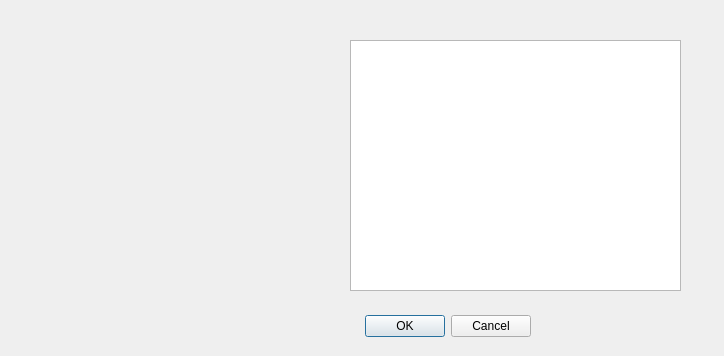
<?xml version="1.0" encoding="UTF-8"?>
<ui version="4.0">
 <class>Dialog</class>
 <widget class="QDialog" name="Dialog">
  <property name="geometry">
   <rect>
    <x>0</x>
    <y>0</y>
    <width>724</width>
    <height>356</height>
   </rect>
  </property>
  <property name="windowTitle">
   <string>HELP</string>
  </property>
  <widget class="QDialogButtonBox" name="buttonBox">
   <property name="geometry">
    <rect>
     <x>190</x>
     <y>310</y>
     <width>341</width>
     <height>32</height>
    </rect>
   </property>
   <property name="orientation">
    <enum>Qt::Horizontal</enum>
   </property>
   <property name="standardButtons">
    <set>QDialogButtonBox::Cancel|QDialogButtonBox::Ok</set>
   </property>
  </widget>
  <widget class="QTableWidget" name="tableWidget">
   <property name="geometry">
    <rect>
     <x>350</x>
     <y>40</y>
     <width>331</width>
     <height>251</height>
    </rect>
   </property>
  </widget>
  <widget class="QLabel" name="label_17">
   <property name="geometry">
    <rect>
     <x>20</x>
     <y>60</y>
     <width>321</width>
     <height>16</height>
    </rect>
   </property>
   <property name="text">
    <string/>
   </property>
  </widget>
  <widget class="QLabel" name="label_16">
   <property name="geometry">
    <rect>
     <x>30</x>
     <y>70</y>
     <width>281</width>
     <height>91</height>
    </rect>
   </property>
   <property name="text">
    <string/>
   </property>
  </widget>
  <widget class="QLabel" name="label">
   <property name="geometry">
    <rect>
     <x>40</x>
     <y>190</y>
     <width>241</width>
     <height>121</height>
    </rect>
   </property>
   <property name="text">
    <string/>
   </property>
  </widget>
 </widget>
 <resources/>
 <connections>
  <connection>
   <sender>buttonBox</sender>
   <signal>accepted()</signal>
   <receiver>Dialog</receiver>
   <slot>accept()</slot>
   <hints>
    <hint type="sourcelabel">
     <x>248</x>
     <y>254</y>
    </hint>
    <hint type="destinationlabel">
     <x>157</x>
     <y>274</y>
    </hint>
   </hints>
  </connection>
  <connection>
   <sender>buttonBox</sender>
   <signal>rejected()</signal>
   <receiver>Dialog</receiver>
   <slot>reject()</slot>
   <hints>
    <hint type="sourcelabel">
     <x>316</x>
     <y>260</y>
    </hint>
    <hint type="destinationlabel">
     <x>286</x>
     <y>274</y>
    </hint>
   </hints>
  </connection>
 </connections>
</ui>
